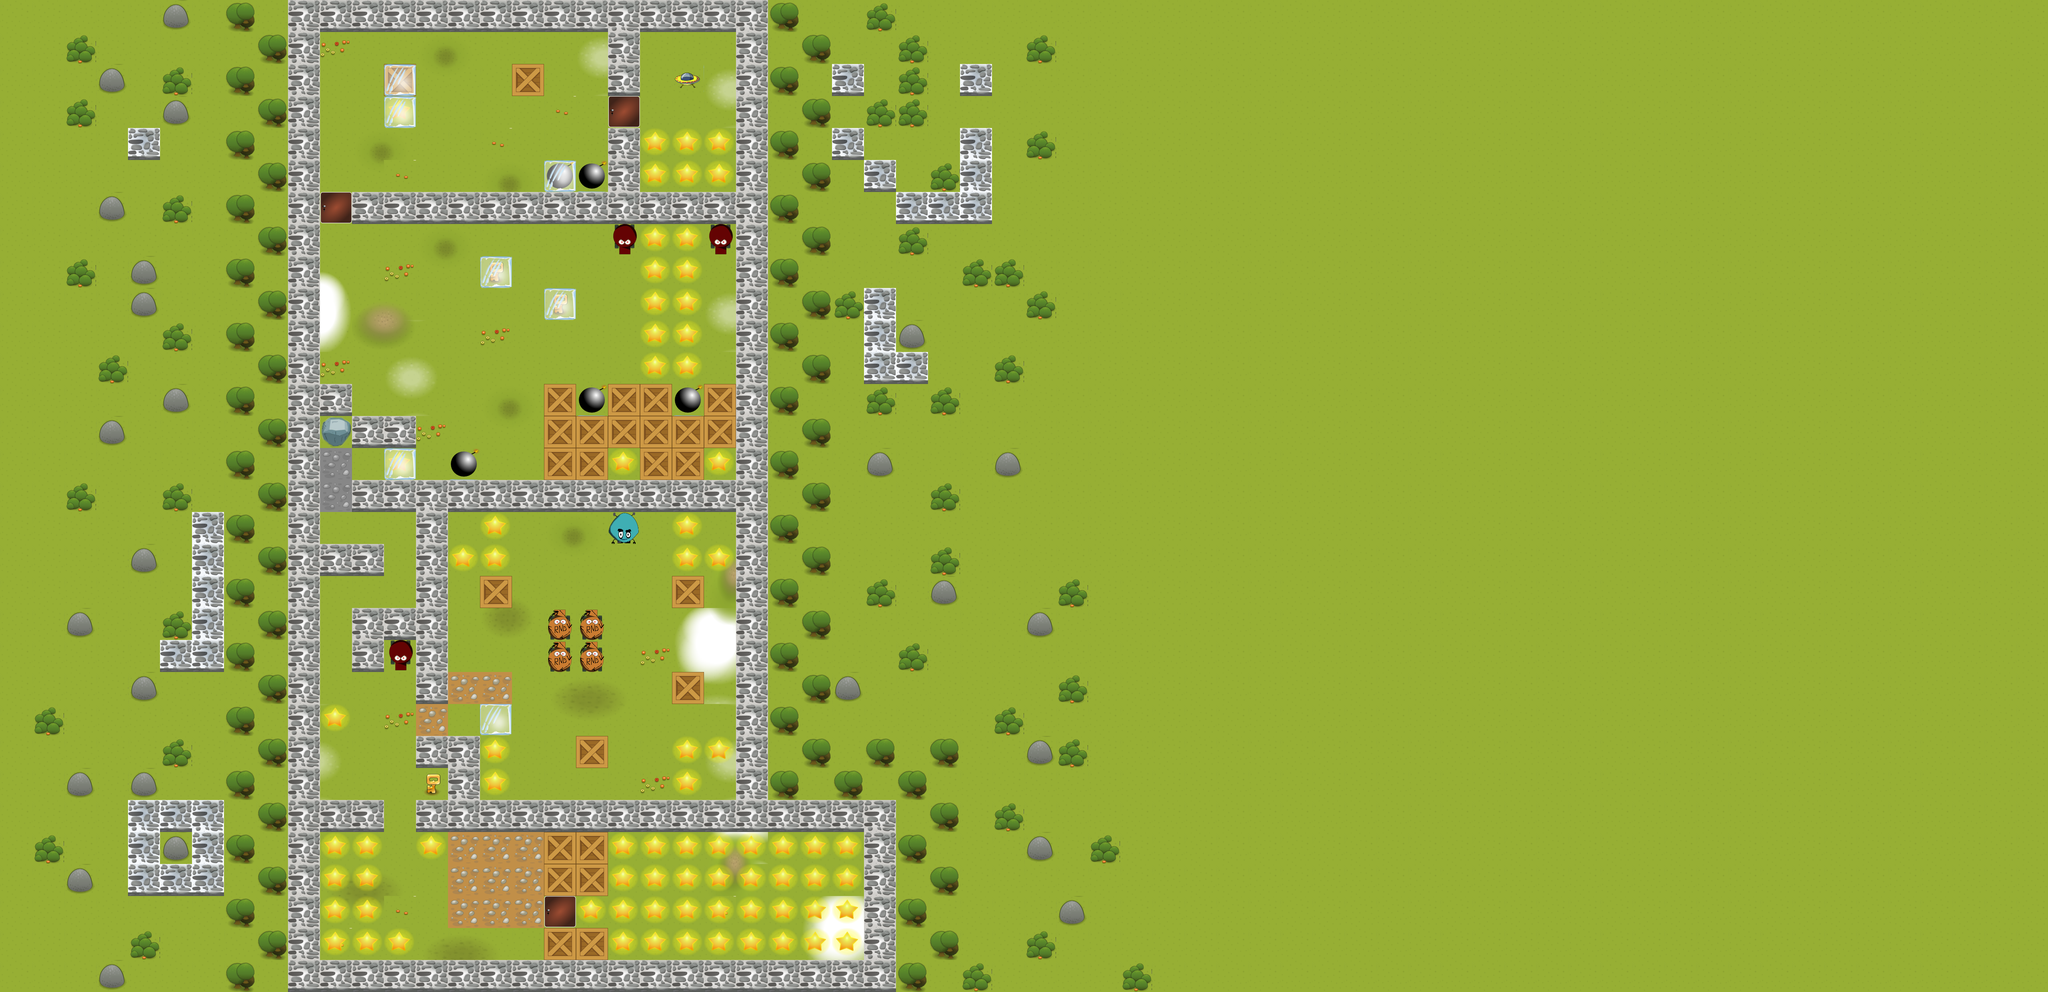

This game map was drawn from its Tiled (.tmx) file and the tilesets committed beside it. A one-line description and the trimmed map source follow:
An orthogonal 64x31 tile map with 80x80 px tiles, 8 tile layers (ground, ice, grass, walls, ...), 5 tilesets and 2 objects.

<map version="1.0" orientation="orthogonal" width="64" height="31" tilewidth="80" tileheight="80">
 <properties>
  <property name="Scale" value="1" />
  <property name="background_music" value="Pixel Peeker Polka - faster" />
  <property name="level author" value="" />
  <property name="music_info" value="Chipper Doodle v2 by Kevin MacLeod is licensed under a CC Attribution 3.0." />
 </properties>
 <tileset firstgid="1" name="walls80" tilewidth="80" tileheight="80">
  <image source="walls80.png" width="320" height="320" />
  <tile id="0">
   <properties>
    <property name="wall" value="1" />
   </properties>
  </tile>
  <tile id="1">
   <properties>
    <property name="wall" value="1" />
   </properties>
  </tile>
  <tile id="2">
   <properties>
    <property name="wall" value="1" />
   </properties>
  </tile>
  <tile id="14">
   <properties>
    <property name="wall" value="1" />
   </properties>
  </tile>
  <tile id="15">
   <properties>
    <property name="wall" value="1" />
   </properties>
  </tile>
 </tileset>
 <tileset firstgid="17" name="SmallWorld-all" tilewidth="80" tileheight="80">
  <image source="SmallWorld-all.png" width="640" height="560" />
 </tileset>
 <tileset firstgid="73" name="TiledObjects" tilewidth="80" tileheight="80">
  <image source="TiledObjects.png" width="800" height="800" />
 </tileset>
 <tileset firstgid="173" name="walls80V2" tilewidth="80" tileheight="80">
  <image source="walls80V2.png" width="640" height="640" />
  <tile id="0">
   <properties>
    <property name="wall" value="1" />
   </properties>
  </tile>
  <tile id="1">
   <properties>
    <property name="wall" value="1" />
   </properties>
  </tile>
  <tile id="26">
   <properties>
    <property name="wall" value="1" />
   </properties>
  </tile>
 </tileset>
 <tileset firstgid="237" name="snowShadows" tilewidth="80" tileheight="80">
  <image source="snowShadows.png" width="640" height="640" />
 </tileset>
 <layer name="ground" width="64" height="31">
  <data>[1984 cells, 1984 non-empty, 1 distinct tile ids]</data>
 </layer>
 <layer name="ice" width="64" height="31">
  <data>[1984 cells, 44 non-empty, 22 distinct tile ids]</data>
 </layer>
 <layer name="grass" width="64" height="31">
  <data>[1984 cells, 73 non-empty, 26 distinct tile ids]</data>
 </layer>
 <layer name="walls" width="64" height="31">
  <data>[1984 cells, 181 non-empty, 2 distinct tile ids]</data>
 </layer>
 <layer name="wallFace" width="64" height="31">
  <data>[1984 cells, 181 non-empty, 1 distinct tile ids]</data>
 </layer>
 <layer name="wallFront" width="64" height="31">
  <data>[1984 cells, 96 non-empty, 1 distinct tile ids]</data>
 </layer>
 <layer name="trees" width="64" height="31">
  <data>[1984 cells, 134 non-empty, 3 distinct tile ids]</data>
 </layer>
 <layer name="ObjectTiles" width="64" height="31">
  <data>[1984 cells, 137 non-empty, 17 distinct tile ids]</data>
 </layer>
 <objectgroup name="objects">
  <object x="1680" y="1040" width="80" height="80">
   <properties>
    <property name="element" value="1" />
    <property name="sequence" value="1" />
   </properties>
  </object>
  <object x="1920" y="1280" width="80" height="80">
   <properties>
    <property name="element" value="2" />
    <property name="sequence" value="1" />
   </properties>
  </object>
 </objectgroup>
</map>
